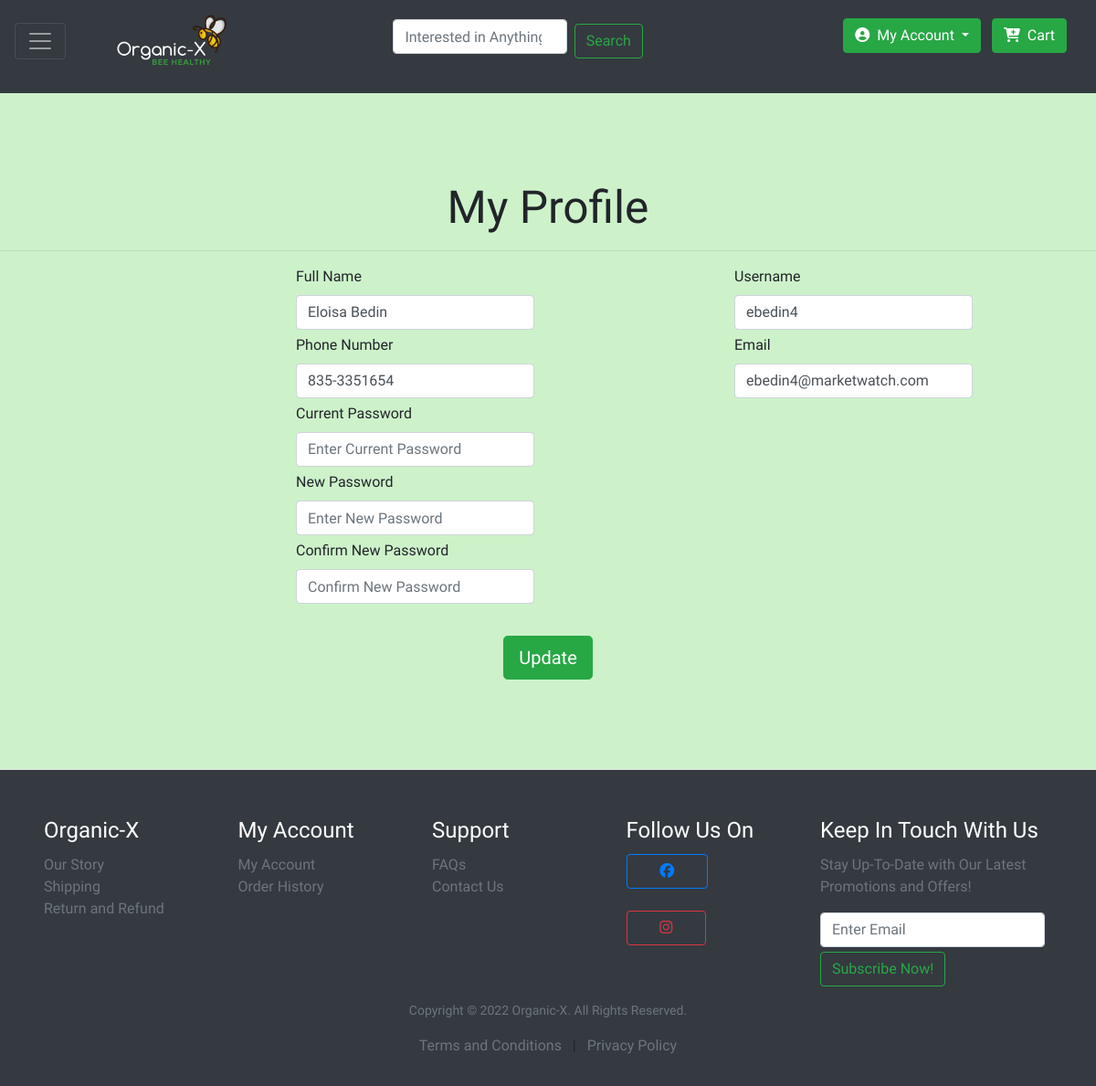
/profile/profile.php (signed in), run on the app's committed database.
### tables this page shows
CREATE TABLE `customer` (
  `CustID` int(11) NOT NULL,
  `CustName` varchar(30) DEFAULT NULL,
  `CustUsername` varchar(20) NOT NULL,
  `CustPassword` varchar(20) NOT NULL,
  `Email` varchar(50) NOT NULL,
  `Phone` char(12) NOT NULL
);

### profile/profile.php (the view, shortened to what this page needs)
<!DOCTYPE html>
<html lang="en">
<head>
	<link rel="stylesheet" href="https://cdn.jsdelivr.net/npm/bootstrap@4.6.1/dist/css/bootstrap.min.css">
    <link rel="stylesheet" href="profileStyle.css">
</head>
<body>
  	<div class="footer">
		  <?php include("../product/partials/header.php");?>
	</div>
	<center><h1 class="mt-5">My Profile</h1></center>
	<hr>
	<?php
		$sql1 = "SELECT * FROM customer WHERE CustUsername = '$_SESSION[user]' ";
		$run1 = mysqli_query($conn, $sql1);
		while($row_cust = mysqli_fetch_assoc($run1)) {
			$cust_name = $row_cust['CustName'];
			$cust_username = $row_cust['CustUsername'];
			$cust_email = $row_cust['Email'];
			$cust_phone = $row_cust['Phone'];
		}
	?>
	<div class="container">
		<form action="" method="POST">
			<div class="row">
				<div class="col">
					<div class="form-groupname">
						<label for="fullName">Full Name</label>
						<input type="fullname" name = "fullname" class="form-control" value="<?php echo $cust_name;?>" placeholder="Enter full name" required>
					</div>
				</div>
				<div class="col">
					<div class="form-groupname">
						<label for="username">Username</label>
						<input type="username" name="username" class="form-control" value="<?php echo $cust_username;?>" placeholder="Enter username" required>
					</div>
				</div>
			</div>
			<div class="row">
				<div class="col">
					<div class="form-groupname">
						<label for="phone">Phone Number</label>
						<input type="tel" name="phone" class="form-control" value="<?php echo $cust_phone;?>" placeholder="+60XXXXXXXXX" required>
					</div>
				</div>
				<div class="col">
					<div class="form-groupname">
						<label for="email">Email</label>
						<input type="email" name="email" class="form-control" value="<?php echo $cust_email;?>" placeholder="abc@mail.com" required>
					</div>
				</div>
			</div>
			<div class="row">
				<div class="col-6">
					<div class="form-groupname">
						<label for="currentPass">Current Password</label>
						<input type="password" name="currentPass" class="form-control" placeholder="Enter Current Password">
					</div>
				</div>
			</div>
			<div class="row">
				<div class="col-6">
					<div class="form-groupname">
						<label for="newPass">New Password</label>
						<input type="password" name="newPass" class="form-control" placeholder="Enter New Password">
					</div>
				</div>
			</div>
			<div class="row">
				<div class="col-6">
					<div class="form-groupname">
						<label for="confirmNewPass">Confirm New Password</label>
						<input type="password" name="confirmNewPass" class="form-control" placeholder="Confirm New Password">
					</div>
				</div>
			</div>
			<div class="button-profile">
				<br>
				<center><button type="submit" name="update" class="btn btn-success btn-lg" >Update</button></center>
				<br><br>
			</div>
		</form>
	</div>
	<?php include("../product/partials/footer.php");?>
</body>
</html>

### profile/profileStyle.css (style rules this page uses)
body { margin: 0; padding-top: 150px; background-color: #CDF2CA; height: 50%; text-align: center; font-family: 'Magra', sans-serif; }
.container { background-color: #CDF2CA; }
.form-groupname { padding-left: 42%; font-family: 'Magra', sans-serif; }
.form-control { border: 1px solid #cfd1d8; -webkit-border-radius: 2px; -moz-border-radius: 2px; border-radius: 3px; font-size: .825rem; background: #ffffff; color: #2e323c; margin-bottom: 2%; padding-bottom: 1%; font-family: 'Magra', sans-serif; }
.button-profile { padding-top: 5px; text-align: center; margin-bottom: 50px; }

### product/partials/header.php (style rules this page uses)
body { font-family: 'Magra', sans-serif; background-color: #CDF2CA; }
h1 { font-family: 'Magra', sans-serif; font-size: 3.1rem; }
.container { max-width: 960px; }

### data on the page
customer: fullname "Eloisa Bedin", username "ebedin4", phone "835-3351654", email "ebedin4@marketwatch.com"
